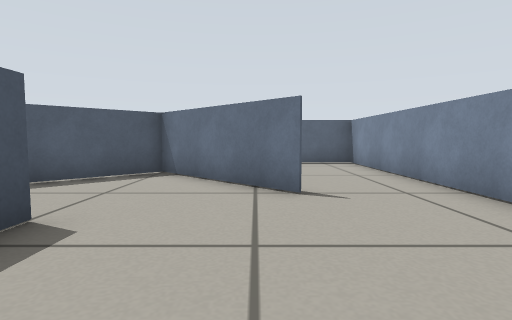
View 1 (above)

17 first-person views from a walk through a world built for the Gazebo simulator. The camera is 0.09 m above the floor, tilts 4° down and sees 80° across. The floor is counted in squares, 0.1 m on a side. Each view is taken from the middle of a square. On the plan, view 1 faces up. The plan holds only what a view shows up to about 11 squares ahead; the rest is blank.

View 2
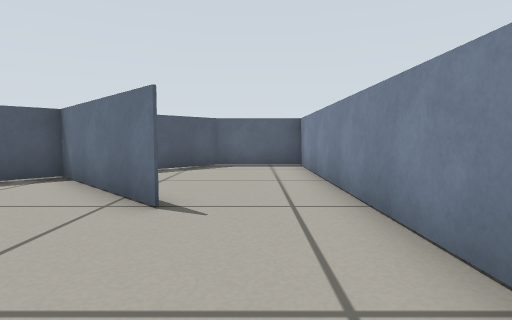

View 3
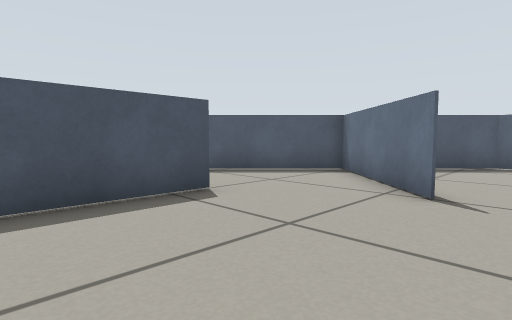

View 4
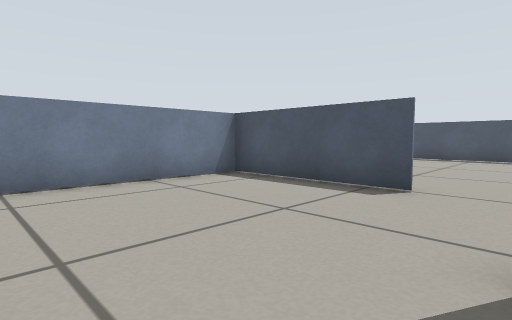

View 5
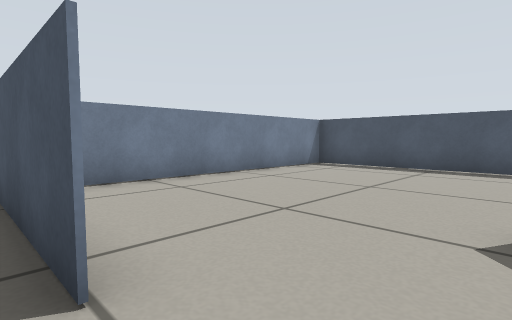

View 6
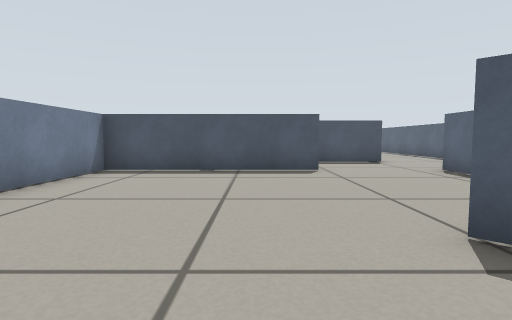

View 7
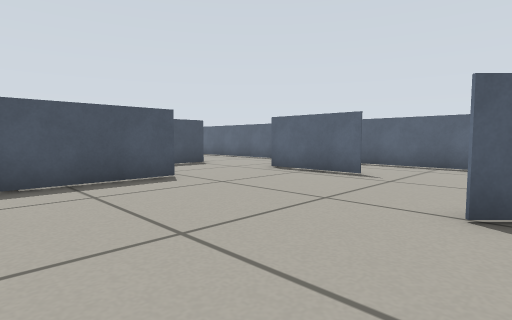

View 8
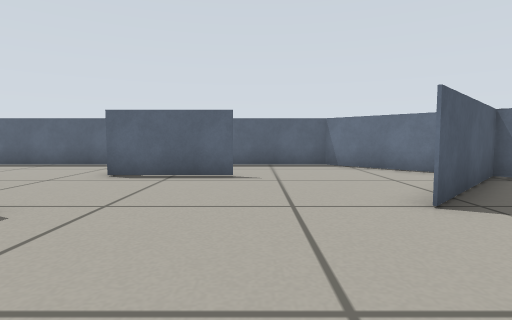

View 9
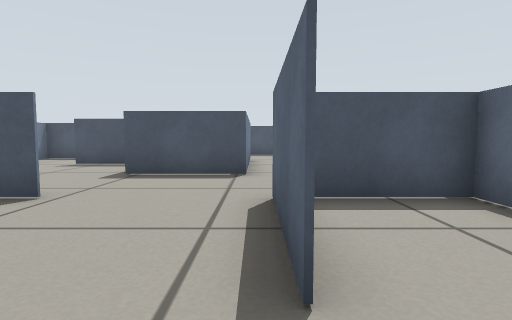

View 10
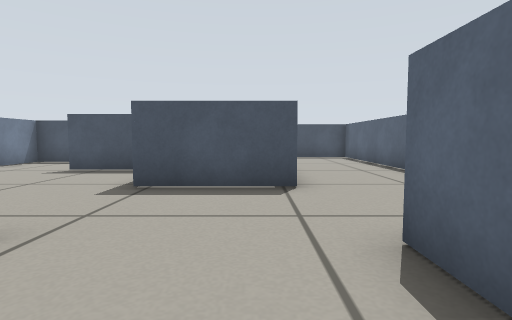

View 11
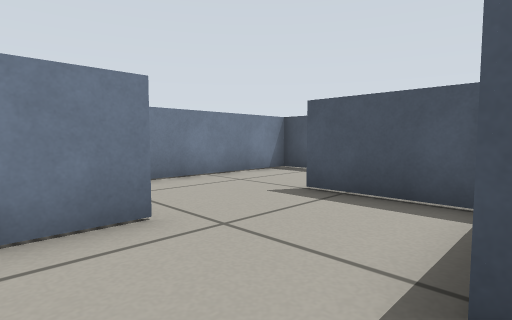

View 12
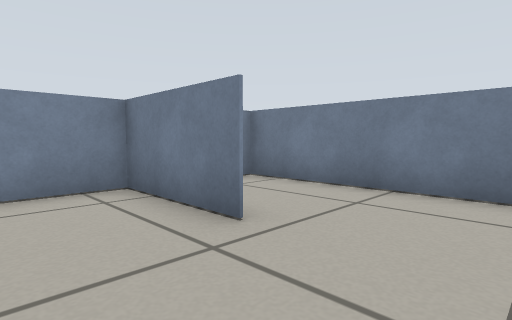

View 13
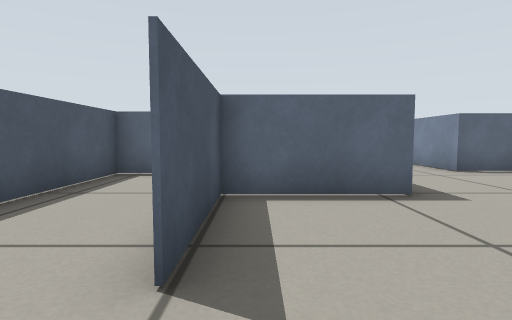

View 14
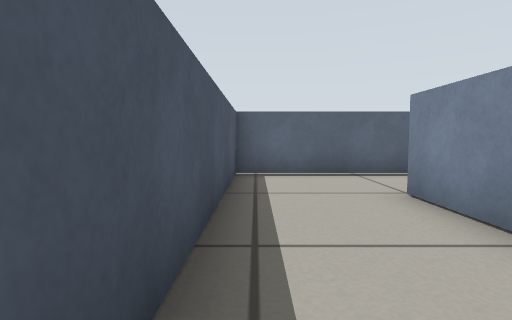

View 15
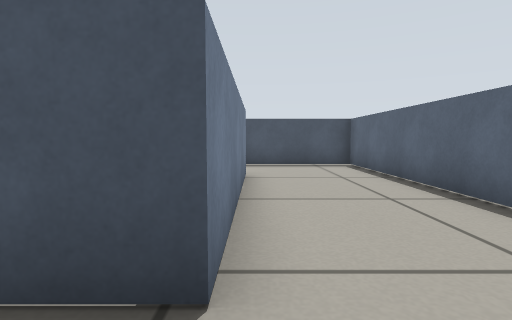

View 16
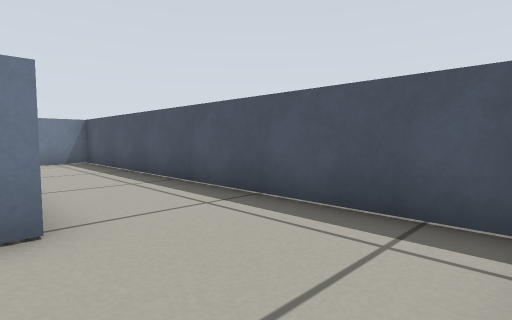

View 17
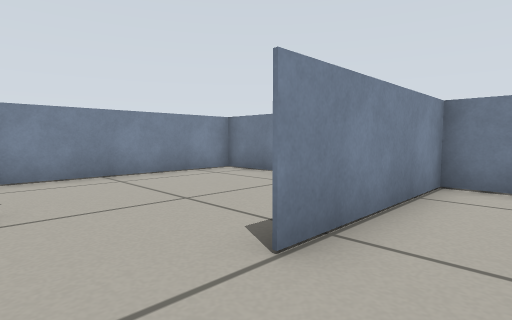

### Floor plan
Key: @ floor where view 1 was taken; # wall or solid block; . floor; T thing the floor can be seen under or through.
Columns run from 24 left of view 1 to 4 right of it. Each row starts with its distance up from view 1.
 12 ############ #######    #####
 11 #............#.....##  ##...#
 10 #............#......## #....#
  9 #............#.......# .....#
  8 #..#######...###.....##.....#
  7 #..#.....#..........####....#
  6 #..#.....#.........##..##...#
  5 #..#..####.........#....#...#
  4 #..#..#......#..............#
  3 #..#..#......#........T.....#
  2 #..#..#...####........T.....#
  1 #..#.........#........T.....#
  0 #..#.........#........T.@...#
 -1 #############################

Where each view was taken, in squares from view 1:
view 1: 0 up, 0 right, facing up
view 2: 1 up, 2 right, facing up
view 3: 0 up, 2 right, facing up-left
view 4: 5 up, 3 right, facing down-left
view 5: 5 up, 2 left, facing down-left
view 6: 3 up, 3 left, facing left
view 7: 1 up, 5 left, facing up-left
view 8: 1 up, 8 left, facing up
view 9: 8 up, 7 left, facing left
view 10: 7 up, 9 left, facing left
view 11: 5 up, 13 left, facing down-left
view 12: 4 up, 17 left, facing down-right
view 13: 0 up, 17 left, facing up
view 14: 0 up, 20 left, facing up
view 15: 8 up, 13 left, facing left
view 16: 11 up, 20 left, facing down-left
view 17: 5 up, 4 left, facing down-right
